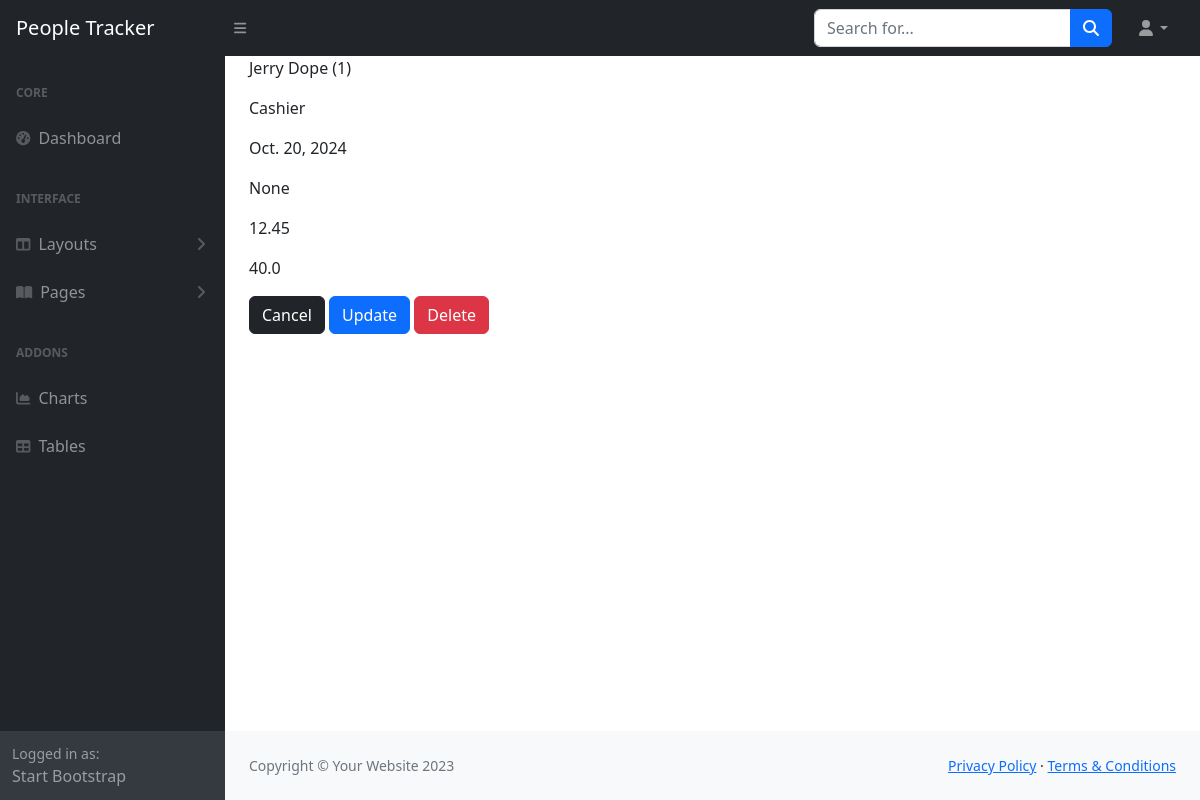
/people_management/contracts/1/, run on the app's committed database.
### people_management/models.py (models this page shows, shortened)
class Contract(models.Model):
    person = models.ForeignKey(Person, on_delete=models.CASCADE)
    job_title = models.CharField(max_length=255)
    contract_start = models.DateField()
    contract_end = models.DateField(null=True, blank=True)
    hourly_rate = models.FloatField(default=12.45)
    contracted_hours = models.FloatField(default=40)

class Person(models.Model):
    first_name = models.CharField(max_length = 50)
    last_name = models.CharField(max_length = 50)
    email = models.EmailField(max_length = 255)
    phone_number = models.IntegerField()
    date_of_birth = models.DateField()
    active = models.BooleanField(default=False)
    def __str__(self):
        return f"{self.first_name} {self.last_name} ({self.id})"

### people_management/views.py (the view)
# urls.py: path('contracts/<int:pk>/', views.ViewContractDetails.as_view(), name='view_contract'),
class ViewContractDetails(DetailView):
    model = Contract
    context_object_name = 'contract'

### people_management/templates/people_management/contract_detail.html
{% extends 'dashboard/base.html'%}
{% block content %}
    <p>{{contract.person}}</p>
    <p>{{contract.job_title}}</p>
    <p>{{contract.contract_start}}</p>
    <p>{{contract.contract_end}}</p>
    <p>{{contract.hourly_rate}}</p>
    <p>{{contract.contracted_hours}}</p>
    <a href="{% url 'contracts' %}" class='btn btn-dark'>Cancel</a>
    <a href="{% url 'update_contract' pk=contract.id %}" class='btn btn-primary'>Update</a>
    <a href="{% url 'delete_contract' pk=contract.id %}" class='btn btn-danger'>Delete</a>
{% endblock %}

### data on the page
Contract: person "Jerry Dope (1)", job_title "Cashier", contract_start "Oct. 20, 2024", contract_end "None", hourly_rate "12.45", contracted_hours "40.0"
